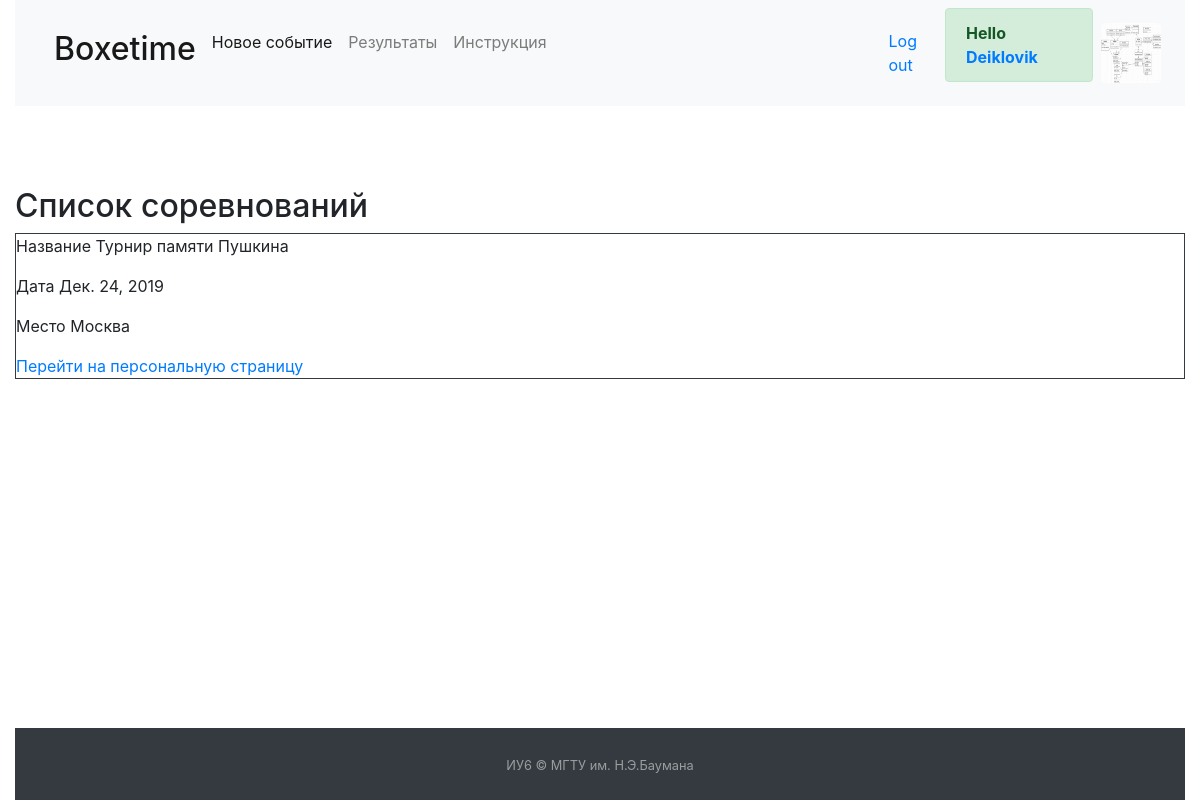
Page /event_list (signed in) on the earlier database version.
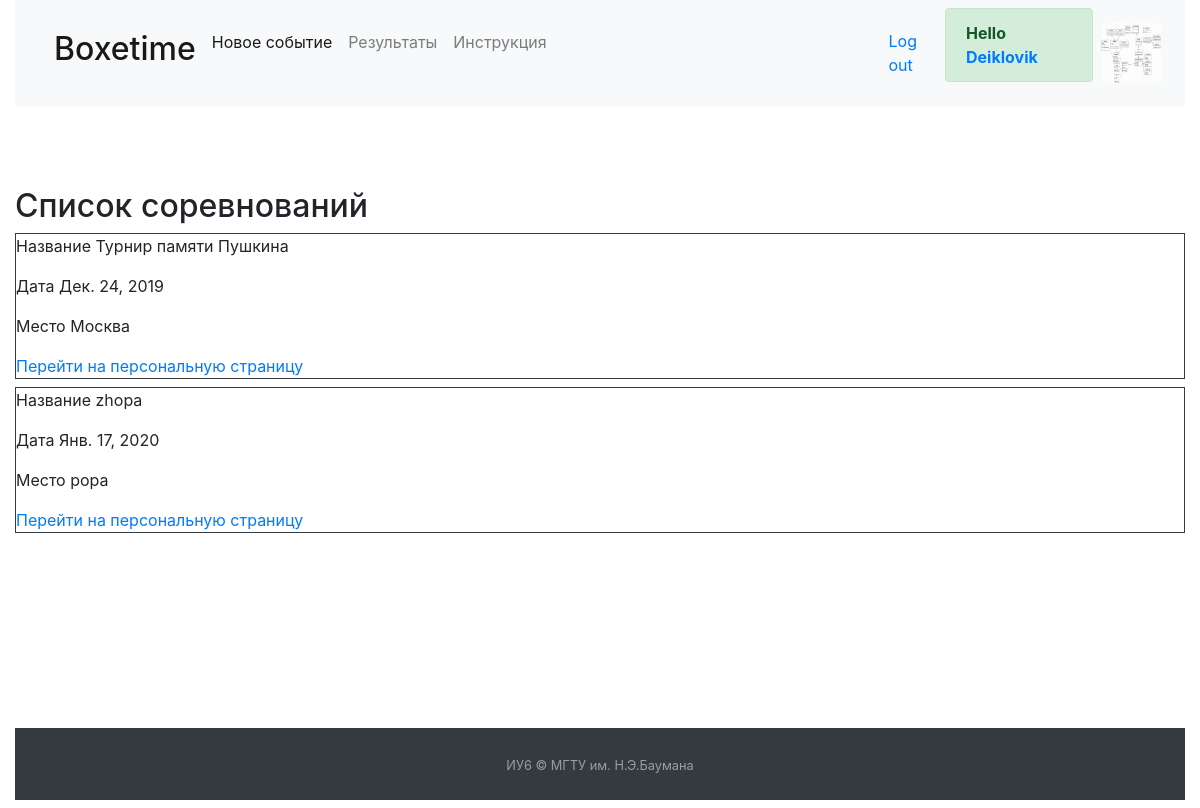
Same page on the later database version.
### boxetime/models.py (models this page shows, shortened)
class Competition(models.Model):
    sport_choices = (
        ('Boxing', 'Бокс'),
        ('Kickboxing', 'Кикбоксинг')
    )
    title = models.CharField(max_length=100)
    date = models.DateField(auto_now_add=True)
    place = models.CharField(max_length=255)
    responsible = models.TextField(blank=True)
    level = models.CharField(max_length=200)
    sport = models.CharField(max_length=50, choices=sport_choices, default='Boxing')
    description = models.TextField(blank=True)
    docs = models.FileField(upload_to='docs/', blank=True, null=True)
    users = models.ManyToManyField(User, blank=True, related_name='members')
    author = models.ForeignKey(User, on_delete=models.SET(1), default=1)

### boxetime/views.py (the view)
# urls.py: path('event_list', views.EventListView.as_view(), name="event_list"),
class EventListView(ListView):
    template_name = "event_list.html"
    model = Competition
    context_object_name = "event_list"

### boxetime/templates/event_list.html
{% extends 'base.html' %}
{% load static %}
{% block content %}
    <p class="h2 mt-5">Список соревнований</p>
    {% for event in event_list %}
        <div class="border border-dark my-2">
            <p>Название {{ event.title }}</p>
            <p>Дата {{ event.date }}</p>
            <p>Место {{ event.place }}</p>
            <a href="{% url 'concrete_event' event.id %}">Перейти на персональную страницу</a></div>
    {% endfor %}
{% endblock %}

Differences in the rows shown:
added Competition: title "zhopa", date "Янв. 17, 2020", place "popa"
